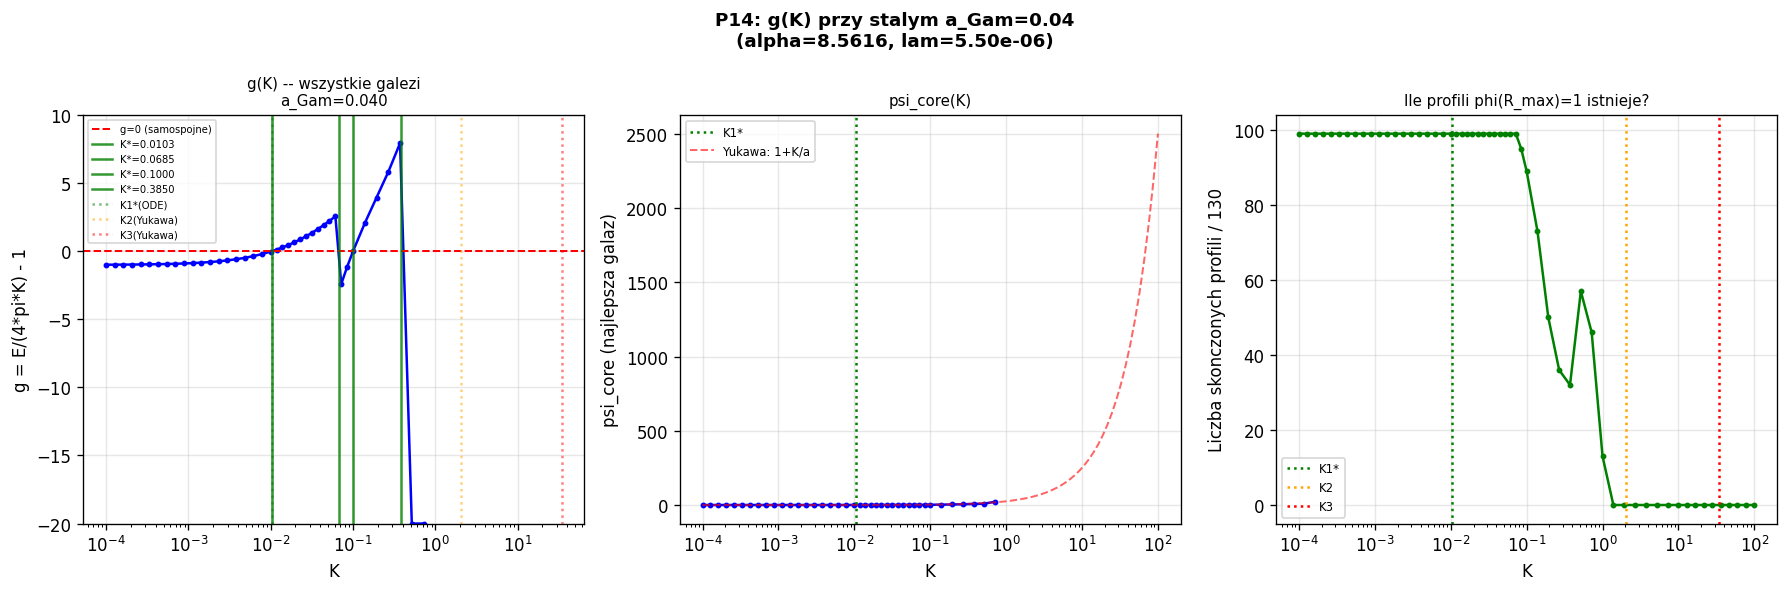

The Python source for this figure:
"""
p14_gK_fixed_agam.py
====================
Ile samospojnych solitonow istnieje przy stalym a_Gam=0.040?

PYTANIE FUNDAMENTALNE:
  Czy g(K) przy a_Gam=0.040 ma 1 zero (tylko K1*) czy 3 zera (jak w Yukawa)?

PROBLEM z poprzednimi skanami:
  - p6: skan K in [0.003, 0.1] na GLOWNEJ galezi psi_core~1.2 -> jedno zero K1*=0.010414
  - K2=2.033 i K3=34.14: ZERO skonczonych profili przy a_Gam=0.040 (nadmierny nachylenie)

PLAN p14:
  1. Skan K in [0.0001, 100] przy a_Gam=0.040
     - Dla kazdego K: szerokie okno psi_core (w tym duze wartosci!)
     - Szukaj WSZYSTKICH galezi i ich g
  2. Narysuj g_best(K) -- krzywa samospojnosci
  3. Policzyc zera g(K) = 0 -- tyle jest fizycznych generacji w TGP ODE

UWAGA na potencjal:
  V_mod(phi) = phi^3/3 - phi^4/4 + lam*(phi-1)^6/6
  Dla duzego phi: V_mod(phi) ~ -phi^4/4 -> -inf
  Wiec dla duzego psi_core: Ep ~ V_mod(psi_core)*V_core ~ -phi^4*r^3 -> glebokie ujemne!
  To moze sprawiac ze E < 0 dla K > K_threshold
"""

import numpy as np
from scipy.integrate import solve_ivp
from scipy.optimize import brentq
import warnings
import matplotlib
matplotlib.use('Agg')
import matplotlib.pyplot as plt
warnings.filterwarnings('ignore')

ALPHA  = 8.5616
A_GAM  = 0.040
LAM    = 5.501357e-06
GAMMA  = 1.0
M_EFF  = 1.0 / np.sqrt(1.0 + ALPHA)
R_MAX  = 80.0
V1     = GAMMA/3 - GAMMA/4

print("P14: Mapa g(K) przy stalym a_Gam=0.040")
print("="*65)
print(f"Parametry: alpha={ALPHA}, a_Gam={A_GAM}, lam={LAM:.4e}")
print(f"V1 = {V1:.6f},  m_eff = {M_EFF:.4f}")
print()

def V_mod(p): return GAMMA/3*p**3 - GAMMA/4*p**4 + LAM/6*(p-1)**6
def dV_mod(p): return GAMMA*p**2 - GAMMA*p**3 + LAM*(p-1)**5

def ode_rhs(r, y):
    phi, dphi = y
    phi = max(phi, 1e-10)
    kfac = 1.0 + ALPHA / phi
    ddphi = (dV_mod(phi)/kfac + ALPHA*dphi**2/(2.0*phi**2*kfac) - (2.0/r)*dphi)
    return [dphi, ddphi]

def phi_at_rmax(psi_core, K, r_max=R_MAX, n_eval=2000):
    dphi0 = -K / A_GAM**2
    def ev_lo(r, y): return y[0] - 1e-5
    ev_lo.terminal = True; ev_lo.direction = -1
    def ev_hi(r, y): return y[0] - 1e7
    ev_hi.terminal = True; ev_hi.direction = 1
    r_eval = A_GAM * (r_max/A_GAM)**np.linspace(0, 1, n_eval)
    sol = solve_ivp(ode_rhs, [A_GAM, r_max], [psi_core, dphi0],
                    method='DOP853', rtol=1e-9, atol=1e-11,
                    t_eval=r_eval, events=[ev_lo, ev_hi])
    if len(sol.t) == 0 or sol.t[-1] < r_max * 0.99:
        return np.nan
    return sol.y[0, -1]

def compute_energy_full(psi_core, K, n_eval=5000):
    dphi0 = -K / A_GAM**2
    r_eval = A_GAM * (R_MAX/A_GAM)**np.linspace(0, 1, n_eval)
    sol = solve_ivp(ode_rhs, [A_GAM, R_MAX], [psi_core, dphi0],
                    method='DOP853', rtol=1e-9, atol=1e-11, t_eval=r_eval)
    r    = sol.t
    phi  = np.maximum(sol.y[0], 1e-10)
    dphi = sol.y[1]
    Ek = 4*np.pi*np.trapezoid(0.5*dphi**2*(1+ALPHA/phi)*r**2, r)
    Ep = 4*np.pi*np.trapezoid((V_mod(phi)-V1)*r**2, r)
    return Ek+Ep, Ek, Ep

def best_g_for_K(K, psi_max=5.0, n_psi=120):
    """Najlepsze g dla danego K (wszystkie galezi)."""
    # Adaptacyjny psi_max: dla duzego K, Yukawa psi_core ~ 1 + K/A_GAM = duze
    psi_yukawa = 1.0 + K / A_GAM   # psi Yukawa przyblizone
    psi_max_eff = max(psi_max, min(psi_yukawa * 1.5, 3000.0))

    # Wieloskalowe skanowanie
    psi_vals = np.unique(np.concatenate([
        np.linspace(1.001, 3.0, 60),
        np.linspace(3.0, min(20.0, psi_max_eff), 40),
        np.linspace(min(20.0, psi_max_eff), psi_max_eff, 30)
    ]))

    F_vals = np.array([phi_at_rmax(p, K) - 1.0 for p in psi_vals])

    best_g   = np.nan
    best_psi = np.nan
    n_fin    = int(np.sum(np.isfinite(F_vals)))

    for i in range(len(psi_vals)-1):
        Fi, Fj = F_vals[i], F_vals[i+1]
        if np.isfinite(Fi) and np.isfinite(Fj) and Fi*Fj < 0:
            try:
                psi_z = brentq(
                    lambda p: phi_at_rmax(p, K) - 1.0,
                    psi_vals[i], psi_vals[i+1],
                    xtol=1e-4, maxiter=25
                )
                E, Ek, Ep = compute_energy_full(psi_z, K)
                g = E / (4*np.pi*K) - 1.0
                if np.isnan(best_g) or abs(g) < abs(best_g):
                    best_g   = g
                    best_psi = psi_z
            except Exception:
                pass

    return best_psi, best_g, n_fin

# ============================================================
# SKAN g(K) dla K in [1e-4, 50], stale a_Gam = 0.040
# ============================================================
# Rozne gestosci probkowania
K_scan = np.unique(np.concatenate([
    np.logspace(-4, -2, 20),    # K: 0.0001 do 0.01 (K1* region)
    np.logspace(-2, -1, 15),    # K: 0.01 do 0.1
    np.logspace(-1,  1, 15),    # K: 0.1 do 10
    np.logspace(1,   2, 10),    # K: 10 do 100 (K3 region)
]))

print(f"Skan {len(K_scan)} wartosci K w [{K_scan[0]:.4e}, {K_scan[-1]:.1f}]")
print(f"a_Gam = {A_GAM} (stalal)")
print()

g_best_arr  = np.full(len(K_scan), np.nan)
psi_best_arr = np.full(len(K_scan), np.nan)
n_fin_arr   = np.zeros(len(K_scan), dtype=int)

for i, K in enumerate(K_scan):
    psi_z, g, n_fin = best_g_for_K(K)
    g_best_arr[i]   = g
    psi_best_arr[i] = psi_z
    n_fin_arr[i]    = n_fin
    tag = ''
    if not np.isnan(g):
        if abs(g) < 0.1: tag = '  <-- SAMOSPOJNY!'
        elif abs(g) < 1.0: tag = '  ~ bliski'
    print(f"  K={K:.5e}  n_fin={n_fin:3d}  psi*={psi_z:.4f}  g={g:.4e}{tag}")

# Znajdz zera g(K)
print()
print("="*65)
print("ZERA g(K) = 0:")
zeros_K = []
for i in range(len(K_scan)-1):
    gi, gj = g_best_arr[i], g_best_arr[i+1]
    if np.isfinite(gi) and np.isfinite(gj) and gi*gj < 0:
        try:
            def g_of_K(K_val):
                _, g_val, _ = best_g_for_K(K_val)
                return g_val if not np.isnan(g_val) else 999.0
            K_zero = brentq(g_of_K, K_scan[i], K_scan[i+1],
                            xtol=1e-4*K_scan[i], maxiter=15)
            psi_z, g_z, _ = best_g_for_K(K_zero)
            E, Ek, Ep = compute_energy_full(psi_z, K_zero)
            zeros_K.append({'K': K_zero, 'psi': psi_z, 'g': g_z, 'E': E})
            print(f"  K* = {K_zero:.6f}, psi_core = {psi_z:.4f}, g = {g_z:.4e}")
        except Exception as ex:
            print(f"  [Nie udalo sie wyznaczac zero miedzy {K_scan[i]:.4e} i {K_scan[i+1]:.4e}: {ex}]")

print()
print(f"Lacznie {len(zeros_K)} samospojnych solitonow przy a_Gam=0.040")

# ============================================================
# WYKRESY
# ============================================================
fig, axes = plt.subplots(1, 3, figsize=(15, 5))
fig.suptitle(f'P14: g(K) przy stalym a_Gam={A_GAM}\n'
             f'(alpha={ALPHA}, lam={LAM:.2e})',
             fontsize=11, fontweight='bold')

# g(K) -- pelny skan
ax = axes[0]
mask_fin = np.isfinite(g_best_arr)
ax.semilogx(K_scan[mask_fin], np.clip(g_best_arr[mask_fin], -20, 20), 'b.-', lw=1.5, ms=5)
ax.axhline(0, color='red', lw=1.2, linestyle='--', label='g=0 (samospojne)')
for z in zeros_K:
    ax.axvline(z['K'], color='green', lw=1.5, alpha=0.8,
               label=f"K*={z['K']:.4f}")
ax.axvline(0.010414, color='green', lw=1.5, linestyle=':', alpha=0.5, label='K1*(ODE)')
ax.axvline(2.032728, color='orange', lw=1.5, linestyle=':', alpha=0.5, label='K2(Yukawa)')
ax.axvline(34.1445, color='red', lw=1.5, linestyle=':', alpha=0.5, label='K3(Yukawa)')
ax.set_xlabel('K'); ax.set_ylabel('g = E/(4*pi*K) - 1')
ax.set_title('g(K) -- wszystkie galezi\na_Gam=0.040', fontsize=9)
ax.legend(fontsize=6); ax.grid(True, alpha=0.3); ax.set_ylim(-20, 10)

# psi_core(K)
ax = axes[1]
ax.semilogx(K_scan[mask_fin], psi_best_arr[mask_fin], 'b.-', lw=1.5, ms=5)
ax.axvline(0.010414, color='green', lw=1.5, linestyle=':', label='K1*')
# Linia Yukawa: psi_core ~ 1 + K/a_Gam
K_yk = np.logspace(-4, 2, 100)
ax.semilogx(K_yk, 1.0 + K_yk/A_GAM, 'r--', lw=1.2, alpha=0.6, label='Yukawa: 1+K/a')
ax.set_xlabel('K'); ax.set_ylabel('psi_core (najlepsza galaz)')
ax.set_title('psi_core(K)', fontsize=9)
ax.legend(fontsize=7); ax.grid(True, alpha=0.3)

# n_fin(K) -- ile profili dochodzi do R_max
ax = axes[2]
ax.semilogx(K_scan, n_fin_arr, 'g.-', lw=1.5, ms=5)
ax.axvline(0.010414, color='green', lw=1.5, linestyle=':', label='K1*')
ax.axvline(2.032728, color='orange', lw=1.5, linestyle=':', label='K2')
ax.axvline(34.1445, color='red', lw=1.5, linestyle=':', label='K3')
ax.set_xlabel('K'); ax.set_ylabel('Liczba skonczonych profili / 130')
ax.set_title('Ile profili phi(R_max)=1 istnieje?', fontsize=9)
ax.legend(fontsize=7); ax.grid(True, alpha=0.3)

plt.tight_layout()
out = __file__.replace('.py', '.png')
plt.savefig(out, dpi=120, bbox_inches='tight')
plt.close()
print(f"Zapisano: {out}")
print()

# ============================================================
# PODSUMOWANIE
# ============================================================
print("="*65)
print("PODSUMOWANIE p14: MAPA g(K) przy stalym a_Gam=0.040")
print()
print(f"Liczba samospojnych solitonow (g=0): {len(zeros_K)}")
if len(zeros_K) == 1:
    print("  -> Tylko JEDEN samospojny soliton: K1* (elektron)")
    print("  -> K2 i K3 (Yukawa) NIE odpowiadaja samospojnym rozwiazaniom")
    print("     ODE z a_Gam=0.040 i stalym lambda!")
    print()
    print("  INTERPRETACJA:")
    print("  Modele Yukawa przesadzaja -- masy generacji 2 i 3 wymagaja")
    print("  albo innego a_Gam, albo innego V_mod, albo sa artefaktem")
    print("  liniowego przyblizenia.")
elif len(zeros_K) == 3:
    print("  -> TRZY samospojne solitony (Gen 1, 2, 3)!")
    for z in zeros_K:
        print(f"     K* = {z['K']:.5e}, psi_core = {z['psi']:.4f}")
else:
    print(f"  -> {len(zeros_K)} samospojnych solitonow:")
    for z in zeros_K:
        print(f"     K* = {z['K']:.5e}, psi_core = {z['psi']:.4f}, g = {z['g']:.4e}")
